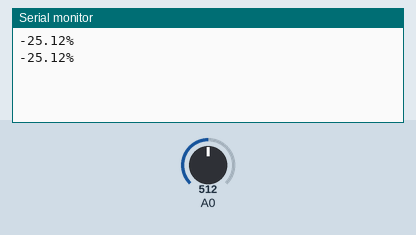
The sketch below on a simulated Arduino Uno, built with avr-gcc and run on an emulated ATmega328P. Shown: the last lines printed to the serial monitor. Inputs (shaded band) come from the test bench; at power-on: A0 = 512.

Above: at 1.8 s.
1.9 s: A0 set to 716
At 2.8 s:
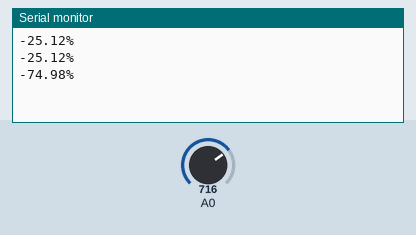
3.4 s: A0 set to 900
At 4.4 s:
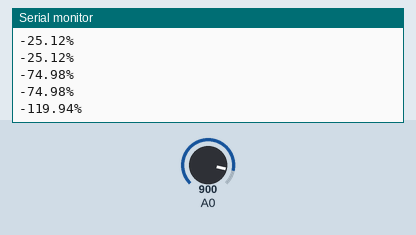
Timing chart, 0 to 6.4 s (numbered marks = the images above; inputs shaded):
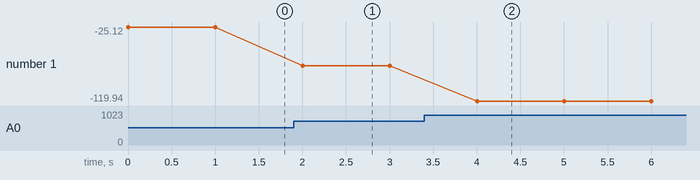

The sketch:

TurbiditySensor.ino
```cpp
float Vclear = 2;
float turbidity = 0.00;
void setup() {
  Serial.begin(9600);
}

void loop() {
  int sensorValue = analogRead(A0);
  float voltage = sensorValue * (5.0 / 1023.0);
  turbidity = 100.00 - (voltage/Vclear)*100;
  Serial.print(turbidity);
  Serial.println("% ");
  delay(1000);

}
```

Measured:
- after the input at 1.9 s, the serial monitor: prints a new line after 0.10 s (image 1)
- after the input at 3.4 s, the serial monitor: prints a new line after 0.60 s (image 2)
- plotted number 1: -25.12 → -74.98 after the input at 1.9 s, -74.98 → -119.94 after the input at 3.4 s
